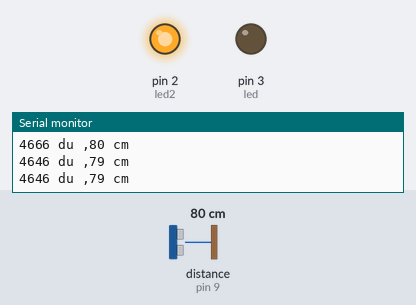
The sketch below on a simulated Arduino Uno, built with avr-gcc and run on an emulated ATmega328P. On the bench: output pins drawn as LEDs (lit = HIGH), the last lines printed to the serial monitor. Wiring (inferred from the names in the program): ultrasonic range finder: trigger pin 10; echo pin 9. The inputs (shaded band) are chosen by the test bench; at power-on: distance to the obstacle (sensor on pin 9) 80 cm. The echo pulse lasts 58.3 µs per cm; pins used as bus, display or sensor lines are not drawn.

Above: at 1.3 s.
1.4 s: distance to the obstacle (sensor on pin 9) set to 53 cm
2.9 s: distance to the obstacle (sensor on pin 9) set to 48 cm
At 4.2 s:
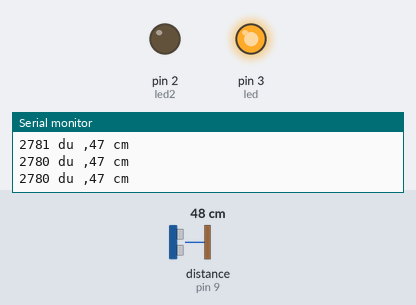
4.5 s: distance to the obstacle (sensor on pin 9) set to 60 cm
At 4.8 s:
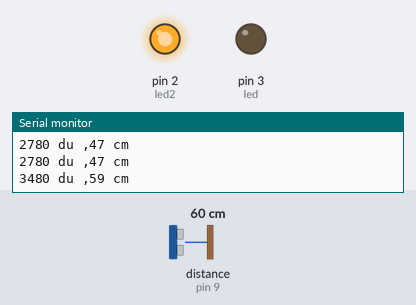
6.0 s: distance to the obstacle (sensor on pin 9) set to 2 cm
At 6.4 s:
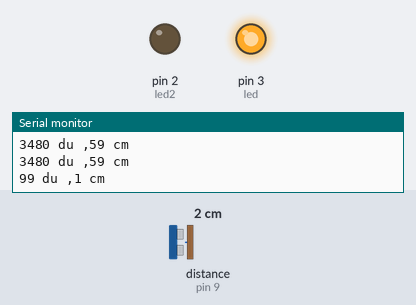
Timing chart, 0 to 8.5 s (numbered marks = the images above; inputs shaded):
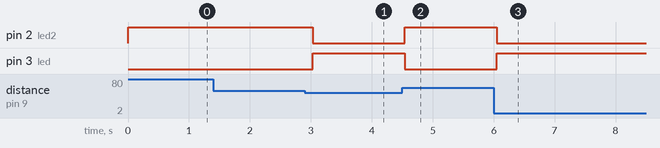

Measured:
- the behaviour switches between 51 and 50 cm on distance to the obstacle (sensor on pin 9) (found by bisection; images 0 and 1)
- after the input at 2.9 s, pin 2 (led2): HIGH → LOW after 0.13 s; pin 3 (led): LOW → HIGH after 0.13 s
- after the input at 4.5 s, pin 2 (led2): LOW → HIGH at once; pin 3 (led): HIGH → LOW at once
- after the input at 6.0 s, pin 2 (led2): HIGH → LOW after 0.05 s; pin 3 (led): LOW → HIGH after 0.05 s

The sketch:

_jinto_hcsr04.ino
```cpp
/*
 HC-SR04 Ping distance sensor:
 VCC to arduino 5v
 GND to arduino GND
 Echo to Arduino pin 7
 Trig to Arduino pin 8

 This sketch originates from Virtualmix: http://goo.gl/kJ8Gl
 Has been modified by Winkle ink here: http://winkleink.blogspot.com.au/2012/05/arduino-hc-sr04-ultrasonic-distance.html
 And modified further by ScottC here: http://arduinobasics.blogspot.com.au/2012/11/arduinobasics-hc-sr04-ultrasonic-sensor.html
 on 10 Nov 2012.
 */


#define trigPin 10 // Trigger Pin
#define echoPin 9 // Echo Pin
#define led 3
#define led2 2

int maximumRange = 200; // Maximum range needed
int minimumRange = 0; // Minimum range needed
long duration, distance; // Duration used to calculate distance

void setup() {
 Serial.begin (9600);
 pinMode(trigPin, OUTPUT);
 pinMode(echoPin, INPUT);
  pinMode(led, OUTPUT);
  pinMode(led2, OUTPUT);
}

void loop() {
/* The following trigPin/echoPin cycle is used to determine the
 distance of the nearest object by bouncing soundwaves off of it. */
 digitalWrite(trigPin, LOW);
 delayMicroseconds(2);

 digitalWrite(trigPin, HIGH);
 delayMicroseconds(10);

 digitalWrite(trigPin, LOW);
 duration = pulseIn(echoPin, HIGH);

 //Calculate the distance (in cm) based on the speed of sound.
 distance = duration/58.2;
 //distance= duration*0.034/2;

  // This is where the LED On/Off happens
  if (distance < 50)
  {
    digitalWrite(led, HIGH); // When the Red condition is met, the Green LED should turn off
    digitalWrite(led2, LOW);
  }
  else {
    digitalWrite(led, LOW);
    digitalWrite(led2, HIGH);
  }

    Serial.print(duration);
    Serial.print(" du ,");

  if (distance >= 255 || distance <= 0)
  {
    Serial.println("Out of range");
  }
  else {
    Serial.print(distance);
    Serial.println(" cm");
  }

 //Delay 50ms before next reading.
 delay(500);
}
```
